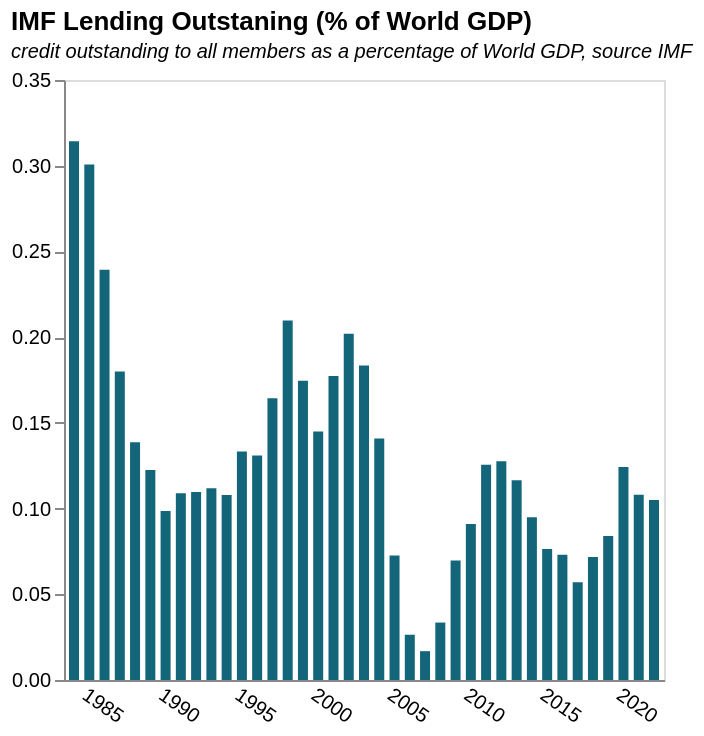

Vega-Lite specification stored for this chart:
### Vega-Lite specification from a JSON file in a GitHub repository (floating-point values rounded to 4 significant figures)
{"$schema": "https://vega.github.io/schema/vega-lite/v5.json", "title": {"text": "IMF Lending Outstaning (% of World GDP) ", "subtitle": "credit outstanding to all members as a percentage of World GDP, source IMF", "subtitleFontStyle": "italic", "subtitleFontSize": 10, "anchor": "start", "color": "black"}, "data": {"values": [{"Date": "08/31/2022", "GRA Purchases": "93769635059", "PRGT 1/2/": "15254184552", "Totals": "109023819611", "Year": "2022", "WorldGDP": "103867.109", "Totals%ofGDP": "0.104964719", "Totals/1000000000": "109.0238196"}, {"Date": "12/31/2021", "GRA Purchases": "89474552025", "PRGT 1/2/": "14554823681", "Totals": "104029375706", "Year": "2021", "WorldGDP": "96292.574", "Totals%ofGDP": "0.108034682", "Totals/1000000000": "104.0293757"}, {"Date": "12/31/2020", "GRA Purchases": "93408630285", "PRGT 1/2/": "12481816684", "Totals": "105890446969", "Year": "2020", "WorldGDP": "85238.623", "Totals%ofGDP": "0.124228247", "Totals/1000000000": "105.890447"}, {"Date": "12/31/2019", "GRA Purchases": "66945509865", "PRGT 1/2/": "6590835450", "Totals": "73536345315", "Year": "2019", "WorldGDP": "87536.338", "Totals%ofGDP": "0.08400665", "Totals/1000000000": "73.53634532"}, {"Date": "12/31/2018", "GRA Purchases": "55395611392", "PRGT 1/2/": "6426181029", "Totals": "61821792421", "Year": "2018", "WorldGDP": "86084.955", "Totals%ofGDP": "0.071814863", "Totals/1000000000": "61.82179242"}, {"Date": "12/31/2017", "GRA Purchases": "39585385873", "PRGT 1/2/": "6522280669", "Totals": "46107666542", "Year": "2017", "WorldGDP": "80945.405", "Totals%ofGDP": "0.056961438", "Totals/1000000000": "46.10766654"}, {"Date": "12/31/2016", "GRA Purchases": "49267630851", "PRGT 1/2/": "6482647937", "Totals": "55750278788", "Year": "2016", "WorldGDP": "76267.375", "Totals%ofGDP": "0.073098463", "Totals/1000000000": "55.75027879"}, {"Date": "12/31/2015", "GRA Purchases": "50757840741", "PRGT 1/2/": "6575911158", "Totals": "57333751899", "Year": "2015", "WorldGDP": "75042.63", "Totals%ofGDP": "0.076401576", "Totals/1000000000": "57.3337519"}, {"Date": "12/31/2014", "GRA Purchases": "69041563463", "PRGT 1/2/": "6292755583", "Totals": "75334319046", "Year": "2014", "WorldGDP": "79321.72", "Totals%ofGDP": "0.094973128", "Totals/1000000000": "75.33431905"}, {"Date": "12/31/2013", "GRA Purchases": "83899249061", "PRGT 1/2/": "6174392682", "Totals": "90073641743", "Year": "2013", "WorldGDP": "77290.82", "Totals%ofGDP": "0.116538603", "Totals/1000000000": "90.07364174"}, {"Date": "12/31/2012", "GRA Purchases": "90042348252", "PRGT 1/2/": "5766292503", "Totals": "95808640755", "Year": "2012", "WorldGDP": "75116.959", "Totals%ofGDP": "0.127545952", "Totals/1000000000": "95.80864076"}, {"Date": "12/31/2011", "GRA Purchases": "87276915790", "PRGT 1/2/": "5308609594", "Totals": "92585525384", "Year": "2011", "WorldGDP": "73747.749", "Totals%ofGDP": "0.125543527", "Totals/1000000000": "92.58552538"}, {"Date": "12/31/2010", "GRA Purchases": "55620104510", "PRGT 1/2/": "4819344134", "Totals": "60439448644", "Year": "2010", "WorldGDP": "66435.818", "Totals%ofGDP": "0.090974192", "Totals/1000000000": "60.43944864"}, {"Date": "12/31/2009", "GRA Purchases": "37221142436", "PRGT 1/2/": "5079705286", "Totals": "42300847722", "Year": "2009", "WorldGDP": "60731.151", "Totals%ofGDP": "0.069652636", "Totals/1000000000": "42.30084772"}, {"Date": "12/31/2008", "GRA Purchases": "17514964723", "PRGT 1/2/": "3972372030", "Totals": "21487336753", "Year": "2008", "WorldGDP": "64108.44", "Totals%ofGDP": "0.033517173", "Totals/1000000000": "21.48733675"}, {"Date": "12/31/2007", "GRA Purchases": "6036146757", "PRGT 1/2/": "3796945581", "Totals": "9833092338", "Year": "2007", "WorldGDP": "58443.072", "Totals%ofGDP": "0.016825078", "Totals/1000000000": "9.833092338"}, {"Date": "12/31/2006", "GRA Purchases": "9822640239", "PRGT 1/2/": "3844020520", "Totals": "13666660759", "Year": "2006", "WorldGDP": "51762.962", "Totals%ofGDP": "0.026402393", "Totals/1000000000": "13.66666076"}, {"Date": "12/31/2005", "GRA Purchases": "28432143237", "PRGT 1/2/": "6282121668", "Totals": "34714264905", "Year": "2005", "WorldGDP": "47792.249", "Totals%ofGDP": "0.072635763", "Totals/1000000000": "34.71426491"}, {"Date": "12/31/2004", "GRA Purchases": "55373766674", "PRGT 1/2/": "6766029353", "Totals": "62139796027", "Year": "2004", "WorldGDP": "44116.922", "Totals%ofGDP": "0.140852519", "Totals/1000000000": "62.13979603"}, {"Date": "12/31/2003", "GRA Purchases": "65032062712", "PRGT 1/2/": "6880893268", "Totals": "71912955980", "Year": "2003", "WorldGDP": "39193.343", "Totals%ofGDP": "0.183482578", "Totals/1000000000": "71.91295598"}, {"Date": "12/31/2002", "GRA Purchases": "63601058794", "PRGT 1/2/": "6868671012", "Totals": "70469729806", "Year": "2002", "WorldGDP": "34900.086", "Totals%ofGDP": "0.201918499", "Totals/1000000000": "70.46972981"}, {"Date": "12/31/2001", "GRA Purchases": "53477225409", "PRGT 1/2/": "6424578684", "Totals": "59901804093", "Year": "2001", "WorldGDP": "33788.307", "Totals%ofGDP": "0.177285604", "Totals/1000000000": "59.90180409"}, {"Date": "12/31/2000", "GRA Purchases": "42990531049", "PRGT 1/2/": "6331595468", "Totals": "49322126517", "Year": "2000", "WorldGDP": "34039.874", "Totals%ofGDP": "0.14489515", "Totals/1000000000": "49.32212652"}, {"Date": "12/31/1999", "GRA Purchases": "51061861875", "PRGT 1/2/": "6434274362", "Totals": "57496136237", "Year": "1999", "WorldGDP": "32949.687", "Totals%ofGDP": "0.17449676", "Totals/1000000000": "57.49613624"}, {"Date": "12/31/1998", "GRA Purchases": "60451017051", "PRGT 1/2/": "6288825925", "Totals": "66739842976", "Year": "1998", "WorldGDP": "31824.477", "Totals%ofGDP": "0.209712301", "Totals/1000000000": "66.73984298"}, {"Date": "12/31/1997", "GRA Purchases": "46559033783", "PRGT 1/2/": "6009867422", "Totals": "52568901205", "Year": "1997", "WorldGDP": "31979.647", "Totals%ofGDP": "0.164382369", "Totals/1000000000": "52.56890121"}, {"Date": "12/31/1996", "GRA Purchases": "36127472805", "PRGT 1/2/": "5881609752", "Totals": "42009082557", "Year": "1996", "WorldGDP": "32068.872", "Totals%ofGDP": "0.130996446", "Totals/1000000000": "42.00908256"}, {"Date": "12/31/1995", "GRA Purchases": "35929173412", "PRGT 1/2/": "5657438528", "Totals": "41586611940", "Year": "1995", "WorldGDP": "31199.71", "Totals%ofGDP": "0.133291662", "Totals/1000000000": "41.58661194"}, {"Date": "12/31/1994", "GRA Purchases": "25611676952", "PRGT 1/2/": "4599768498", "Totals": "30211445450", "Year": "1994", "WorldGDP": "27985.29", "Totals%ofGDP": "0.107954734", "Totals/1000000000": "30.21144545"}, {"Date": "12/31/1993", "GRA Purchases": "25196745031", "PRGT 1/2/": "3942792899", "Totals": "29139537930", "Year": "1993", "WorldGDP": "26039.542", "Totals%ofGDP": "0.111904956", "Totals/1000000000": "29.13953793"}, {"Date": "12/31/1992", "GRA Purchases": "23967172718", "PRGT 1/2/": "3804463796", "Totals": "27771636514", "Year": "1992", "WorldGDP": "25328.261", "Totals%ofGDP": "0.109646835", "Totals/1000000000": "27.77163651"}, {"Date": "12/31/1991", "GRA Purchases": "23378573926", "PRGT 1/2/": "3285717796", "Totals": "26664291722", "Year": "1991", "WorldGDP": "24492.481", "Totals%ofGDP": "0.108867255", "Totals/1000000000": "26.66429172"}, {"Date": "12/31/1990", "GRA Purchases": "20731851093", "PRGT 1/2/": "2571911617", "Totals": "23303762710", "Year": "1990", "WorldGDP": "23654.018", "Totals%ofGDP": "0.098519257", "Totals/1000000000": "23.30376271"}, {"Date": "12/31/1989", "GRA Purchases": "22315104224", "PRGT 1/2/": "2334886562", "Totals": "24649990786", "Year": "1989", "WorldGDP": "20122.142", "Totals%ofGDP": "0.122501823", "Totals/1000000000": "24.64999079"}, {"Date": "12/31/1988", "GRA Purchases": "24750004884", "PRGT 1/2/": "1773964293", "Totals": "26523969177", "Year": "1988", "WorldGDP": "19125.335", "Totals%ofGDP": "0.138684991", "Totals/1000000000": "26.52396918"}, {"Date": "12/31/1987", "GRA Purchases": "28751979125", "PRGT 1/2/": "1866342930", "Totals": "30618322055", "Year": "1987", "WorldGDP": "17008.945", "Totals%ofGDP": "0.180013058", "Totals/1000000000": "30.61832206"}, {"Date": "12/31/1986", "GRA Purchases": "33334905644", "PRGT 1/2/": "2013169931", "Totals": "35348075575", "Year": "1986", "WorldGDP": "14771.979", "Totals%ofGDP": "0.239291401", "Totals/1000000000": "35.34807558"}, {"Date": "12/31/1985", "GRA Purchases": "35194787249", "PRGT 1/2/": "2470247948", "Totals": "37665035197", "Year": "1985", "WorldGDP": "12523.328", "Totals%ofGDP": "0.300758993", "Totals/1000000000": "37.6650352"}, {"Date": "12/31/1984", "GRA Purchases": "34936772393", "PRGT 1/2/": "2769874900", "Totals": "37706647293", "Year": "1984", "WorldGDP": "11997.41", "Totals%ofGDP": "0.314289895", "Totals/1000000000": "37.70664729"}, {"Date": "", "GRA Purchases": "", "PRGT 1/2/": "", "Totals": "", "Year": "", "WorldGDP": "", "Totals%ofGDP": "", "Totals/1000000000": ""}, {"Date": "", "GRA Purchases": "", "PRGT 1/2/": "", "Totals": "", "Year": "", "WorldGDP": "", "Totals%ofGDP": "", "Totals/1000000000": ""}, {"Date": " 1/ Includes loans under the Structural Adjustment Facility and Trust Fund.", "GRA Purchases": "", "PRGT 1/2/": "", "Totals": "", "Year": "", "WorldGDP": "", "Totals%ofGDP": "", "Totals/1000000000": ""}, {"Date": "", "GRA Purchases": "", "PRGT 1/2/": "", "Totals": "", "Year": "", "WorldGDP": "", "Totals%ofGDP": "", "Totals/1000000000": ""}, {"Date": " 2/ Formerly PRGF-ESF.", "GRA Purchases": "", "PRGT 1/2/": "", "Totals": "", "Year": "", "WorldGDP": "", "Totals%ofGDP": "", "Totals/1000000000": ""}], "format": {"parse": {"Year": "date"}}}, "height": 300, "width": 300, "mark": {"type": "bar", "color": "#13667a"}, "encoding": {"x": {"field": "Year", "type": "temporal", "axis": {"title": null, "grid": false, "ticks": false, "labelAngle": 35}}, "y": {"field": "Totals%ofGDP", "type": "quantitative", "title": "", "axis": {"grid": false}}}}
